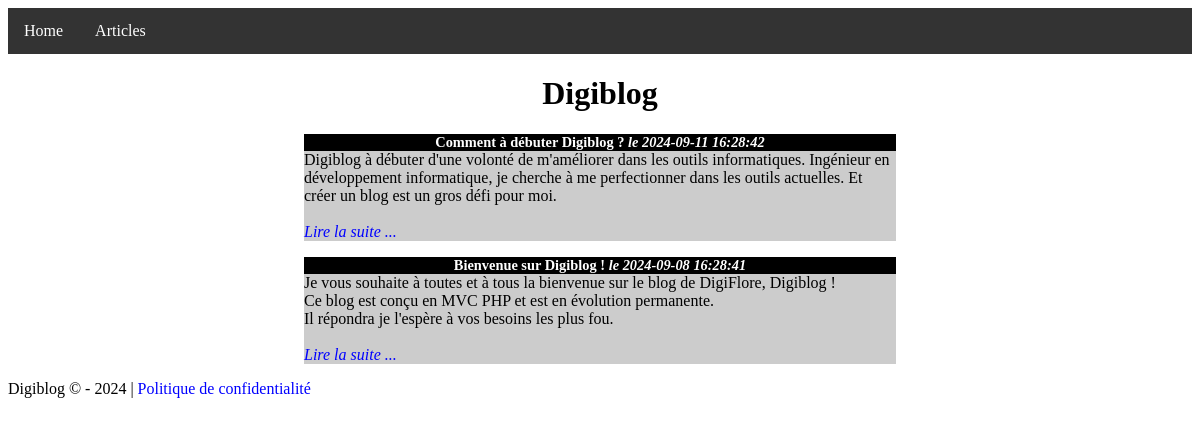
The page / on the database its author committed.
### tables this page shows
CREATE TABLE IF NOT EXISTS `posts` (
  `id` int NOT NULL AUTO_INCREMENT,
  `title` varchar(255) NOT NULL,
  `content` text NOT NULL,
  `creation_date` datetime NOT NULL,
  PRIMARY KEY (`id`)
);

### index.php (called while the page is built, shortened)
<?php
require './router.php';
require './views/layout.php';

### models/connection.php (called while the page is built, shortened)
<?php
function dbConnect()
{
  $db = new PDO(
    "mysql:host=" . DB_CONFIG['host'] . ";port=" . DB_CONFIG['port'] . ";dbname=" . DB_CONFIG['dbname'],
    DB_CONFIG['username'],
    DB_CONFIG['password']
  );
  $db->setAttribute(PDO::ATTR_DEFAULT_FETCH_MODE, PDO::FETCH_ASSOC);
  $db->exec('SET NAMES utf8');
  return $db;
}

### models/postManager.php (called while the page is built, shortened)
<?php
require_once './models/connection.php';
function GetLastPosts(int $limit): array
{
  $sql = "SELECT * FROM posts ORDER BY creation_date DESC LIMIT ?";
  $query = dbConnect()->prepare($sql);
  $query->bindParam(1, $limit, PDO::PARAM_INT);
  $query->execute();
  $articles = $query->fetchAll();
  return $articles;
}

### controllers/homeController.php (called while the page is built, shortened)
<?php
require_once './models/postManager.php';
$posts = GetLastPosts(NB_LAST_POSTS);

### router.php (called while the page is built, shortened)
<?php
$availableRouteNames = array_keys(AVAILABLE_ROUTES);
if (isset($_GET['page']) && in_array($_GET['page'], $availableRouteNames, true)) {
  $controller = AVAILABLE_ROUTES[$_GET['page']];
} else {
  $controller = DEFAULT_ROUTE;
}
require './controllers/' . $controller;

### views/pages/home.php (the view, shortened to what this page needs)
<div class="home">
  <h1>Digiblog</h1>
  <?php foreach ($posts as $post) { ?>
    <div class="news">
      <h3>
        <?= htmlspecialchars($post['title']) ?>
        <em>le <?= $post['creation_date'] ?></em>
      </h3>
      <p>
        <?= nl2br(htmlspecialchars($post['content'])) ?>
        <br>
        <br>
        <em><a href="index.php?page=post&id_post=<?= $post['id'] ?>">Lire la suite ...</a></em>
      </p>
    </div>
  <?php } ?>
</div>

### public/css/style.css (style rules this page uses)
h1, h3 { text-align: center; }
h3 { background-color: black; color: white; font-size: 0.9em; margin-bottom: 0px; }
.news p { background-color: #cccccc; margin-top: 0px; }
.news { width: 50%; margin: auto; }
a { text-decoration: none; color: blue; }

### rows shown on the page
posts: title "Comment à débuter Digiblog ?", creation_date "2024-09-11 16:28:42", content "Digiblog à débuter d'une volonté de m'améliorer dans les outils informatiques. Ingénieur en développement informatique, je cherche à me perfectionner dans les outils actuelles. Et créer un blog est un gros défi pour moi."
posts: title "Bienvenue sur Digiblog !", creation_date "2024-09-08 16:28:41", content "Je vous souhaite à toutes et à tous la bienvenue sur le blog de DigiFlore, Digiblog ! Ce blog est conçu en MVC PHP et est en évolution permanente. Il répondra je l'espère à vos besoins les plus fou."
